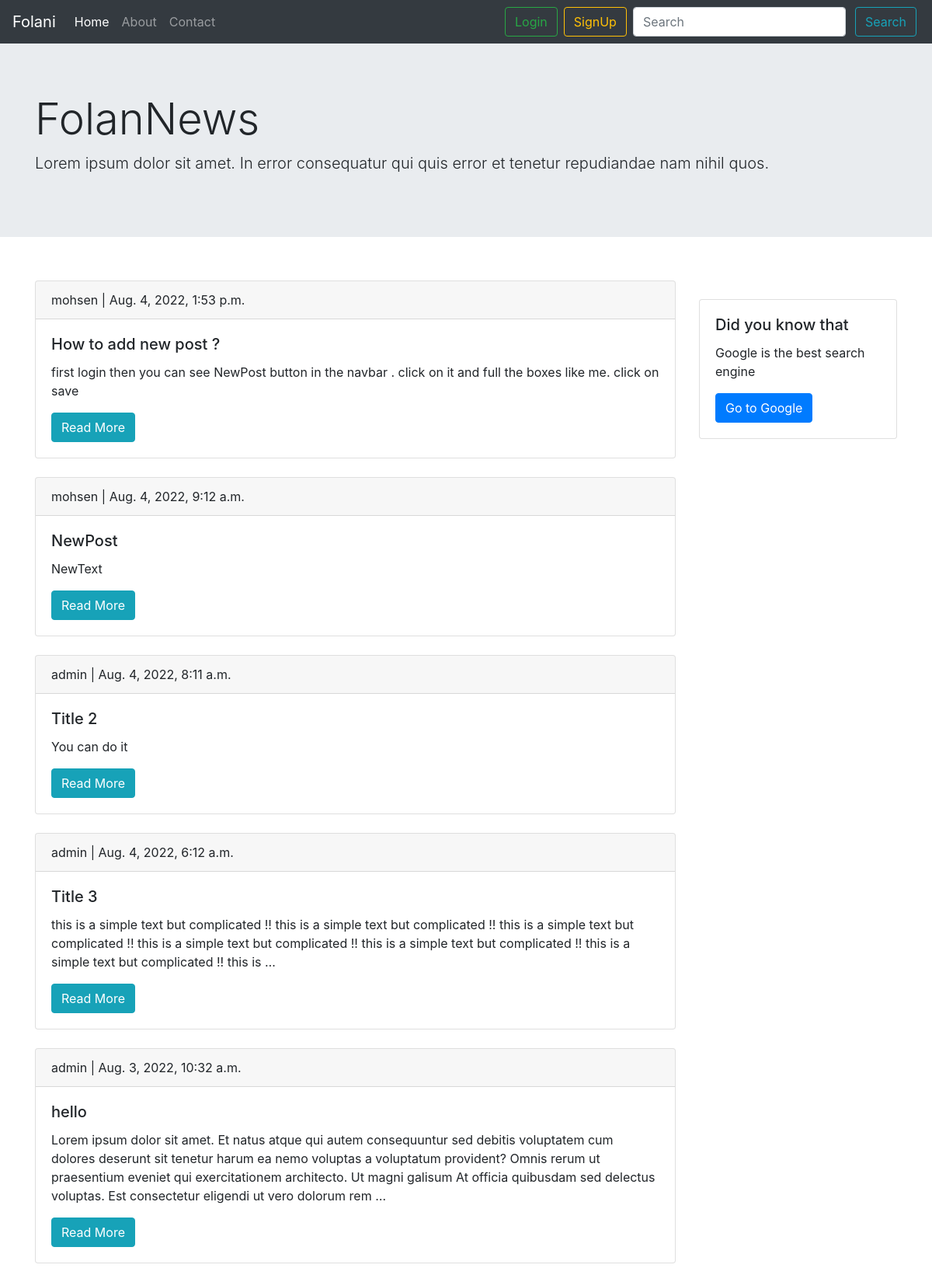
The page / on the database its author committed.
### pages/models.py (models this page shows, shortened)
class Post(models.Model):
    STATUS_CHOICES =  (
        ('pub', 'Published'),
        ('drf', 'Draft'),
    )
    title = models.CharField(max_length=50)
    text = models.TextField()
    datetime_created = models.DateTimeField(auto_now_add=True)
    datetime_lastedit = models.DateTimeField(auto_now=True)
    status = models.CharField(choices=STATUS_CHOICES, max_length=3)
    author = models.ForeignKey('auth.User', on_delete=models.CASCADE)
    author_message = models.CharField(max_length=100)

### pages/views.py (the view)
# urls.py: path('', views.HomePageView.as_view(), name='home'),
class HomePageView(generic.ListView):
    template_name = 'pages/home.html'
    context_object_name = 'posts'
    def get_queryset(self):
        return Post.objects.filter(status='pub').order_by('-datetime_lastedit')

### pages/templates/pages/home.html (shortened to what this page needs)
{% extends '_base.html' %}
{% block navbar_links %}
                <ul class="navbar-nav mr-auto">
                <li class="nav-item active">
                    <a class="nav-link" href="{% url 'home' %}">Home<span class="sr-only">(current)</span></a>
                </li>
                <li class="nav-item">
                    <a class="nav-link" href="{% url 'about' %}">About</a>
                </li>
                <li class="nav-item">
                    <a class="nav-link" href="{% url 'contact' %}">Contact</a>
                </li>
            </ul>
{% endblock navbar_links %}
{% block content %}
    {% for post in posts %}
    <div class="card my-4">
                <div class="card-header">
                {{ post.author }} | {{ post.datetime_lastedit }}
                </div>
                <div class="card-body">
                  <h5 class="card-title">{{ post.title }}</h5>
                  <p class="card-text">{{ post.text|truncatewords:50 }}</p>
                  <a href="/{{ post.id }}/" class="btn btn-info">Read More</a>
                </div>
              </div>
    {% endfor%}
{% endblock content %}

### templates/_base.html (shortened to what this page needs)
<!DOCTYPE html>
<html lang="en">
<head>
    <link rel="stylesheet" href="https://cdn.jsdelivr.net/npm/bootstrap@4.0.0/dist/css/bootstrap.min.css"
>
</head>
<body>
<nav class="navbar navbar-expand-lg navbar-dark bg-dark sticky-top">
    <a class="navbar-brand" href="#">
        {% if user.is_authenticated %}
            {{ user.username }}
        {% else %}
            Folani
        {% endif %}
    </a>
    <div class="collapse navbar-collapse" id="navbarSupportedContent">
        {% block navbar_links %}
        {% endblock navbar_links %}
        {% if user.is_authenticated %}
            <a href="{% url 'new_post' %}" class="btn btn-outline-primary mr-2 my-2 my-sm-0" type="submit">New Post</a>
            <a href="{% url 'password_change' %}" class="btn btn-outline-warning mr-2 my-2 my-sm-0" type="submit">Change Password</a>
            <a href="{% url 'logout' %}" class="btn btn-outline-danger mr-2 my-2 my-sm-0" type="submit">Logout</a>
        {% else %}
            <a href="{% url 'login' %}" class="btn btn-outline-success mr-2 my-2 my-sm-0" type="submit">Login</a>
            <a href="{% url 'signup' %}" class="btn btn-outline-warning mr-2 my-2 my-sm-0" type="submit">SignUp</a>
        {% endif %}
        <form class="form-inline my-2 my-lg-0">
            <input class="form-control mr-sm-2" type="search" placeholder="Search" aria-label="Search">
            <button class="btn btn-outline-info mx-1 my-2 my-sm-0" type="submit">Search</button>
        </form>
    </div>
</nav>
<div class="jumbotron jumbotron-fluid">
  <div class="container">
    <h1 class="display-4">FolanNews</h1>
    <p class="lead">Lorem ipsum dolor sit amet. In error consequatur qui quis error et tenetur repudiandae nam nihil quos.</p>
  </div>
</div>
<div class="container mt-2">
    <div class="row">
        <div class="col-9">
            {% block content %}
            {% endblock content %}
        </div>
        <div class="col-3 mt-5">
            <div class="card">
                <div class="card-body">
                    <h5 class="card-title">Did you know that</h5>
                    <p class="card-text">Google is the best search engine</p>
                    <a href="https://google.com" target="_blank" class="btn btn-primary">Go to Google</a>
                </div>
            </div>
        </div>
    </div>
</div>
</body>
</html>

### rows shown on the page
Post: author "mohsen", datetime_lastedit "Aug. 4, 2022, 1:53 p.m.", title "How to add new post ?", text "first login then you can see NewPost button in the navbar . click on it and full the boxes like me. click on save"
Post: author "mohsen", datetime_lastedit "Aug. 4, 2022, 9:12 a.m.", title "NewPost", text "NewText"
Post: author "admin", datetime_lastedit "Aug. 4, 2022, 8:11 a.m.", title "Title 2", text "You can do it"
Post: author "admin", datetime_lastedit "Aug. 4, 2022, 6:12 a.m.", title "Title 3", text "this is a simple text but complicated !! this is a simple text but complicated !! this is a simple text but complicated !! this is a simple text but complicated !! this is a simple text but complicated !! this is a simple text but complicated !! this is …"
Post: author "admin", datetime_lastedit "Aug. 3, 2022, 10:32 a.m.", title "hello", text "Lorem ipsum dolor sit amet. Et natus atque qui autem consequuntur sed debitis voluptatem cum dolores deserunt sit tenetur harum ea nemo voluptas a voluptatum provident? Omnis rerum ut praesentium eveniet qui exercitationem architecto. Ut magni galisum At officia quibusdam sed delectus voluptas. Est consectetur eligendi ut vero dolorum rem …"
